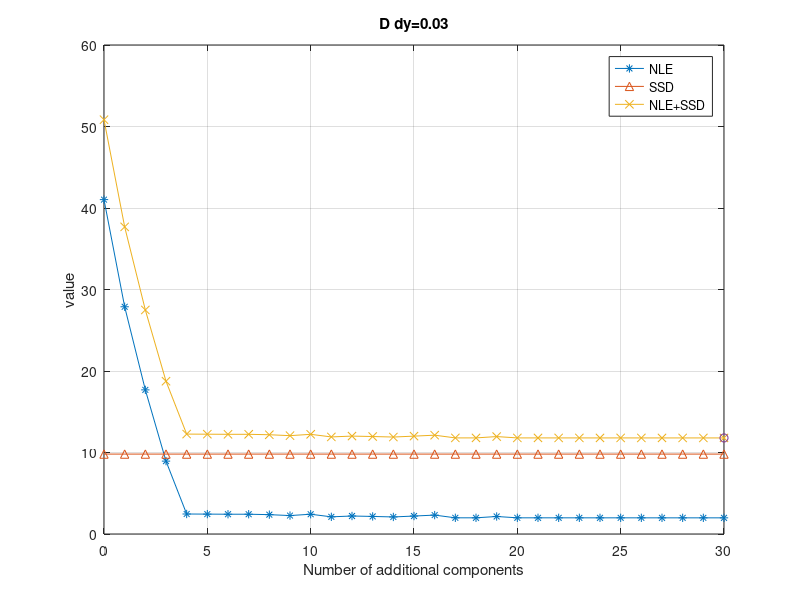
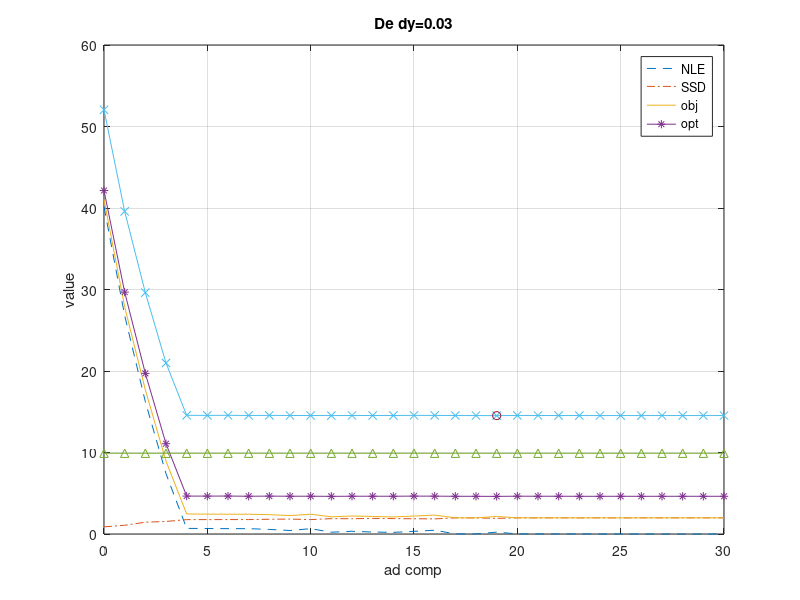
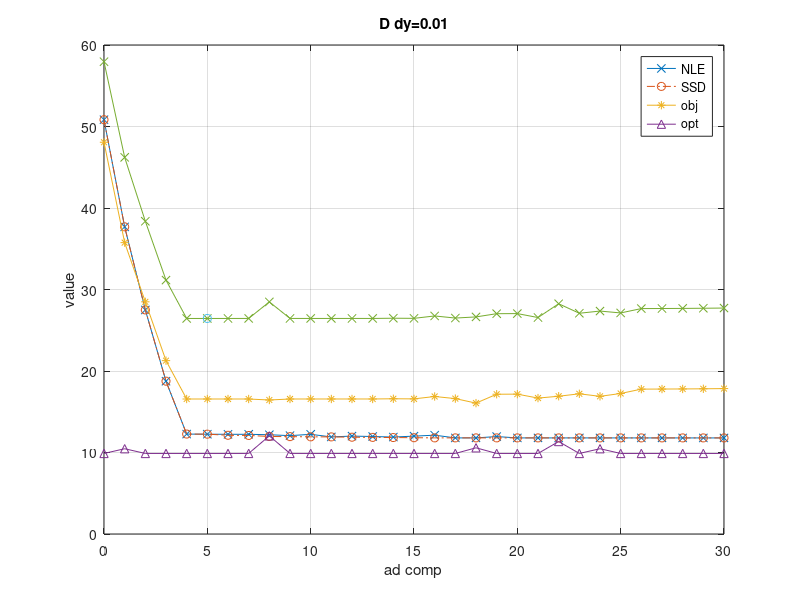
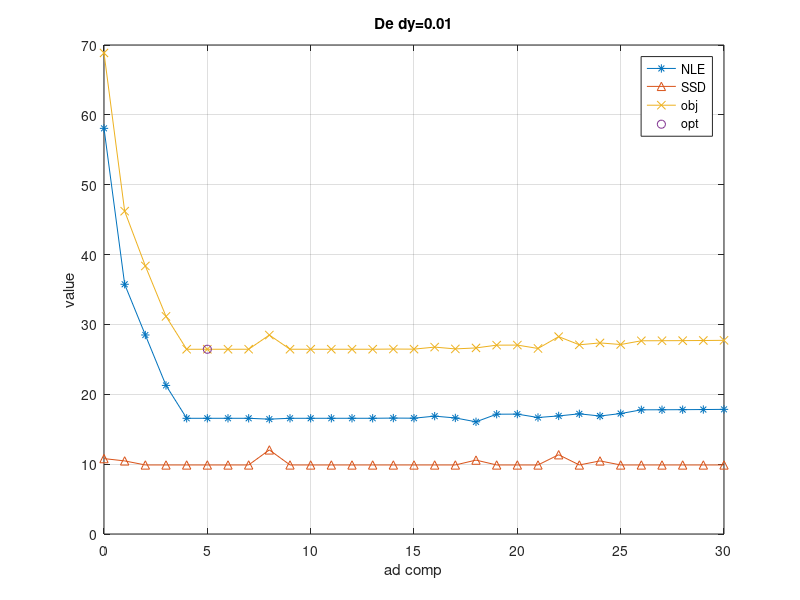

Write the MATLAB code that produced these figures, in order.
clear all
clc
%%

% load NLE_profile_descbase_local_D_dy0-01.mat
load SSD_NLE_opt_profile_D_dy0-03

[m,i] = min(obj);

disp('Model: D - dy = 0.03 p.u.')
disp('Model parametrization:')
structure(:,:,i)
display(['Number of adttional comp: ', num2str(i-1)]);
display(['obj: ', num2str(obj(i))]);
display(['SSD: ', num2str(SSD(i))]);
display(['NLE: ', num2str(NLE(i))]);

ind = [0:qfull];
figure(1)
plot(ind,NLE,'-*'), grid on, hold on
plot(ind,SSD,'-^'),
plot(ind,obj,'-x')
plot(i-1,obj(i),'o')
legend('NLE','SSD','NLE+SSD')
ylabel('value')
 %xlabel('Componentes adicionales del modelo')
 xlabel('Number of additional components')
 title('D dy=0.03')


figure(2)

plot(ind,NLE_sp,'--'), grid on, hold on
plot(ind,NLE_d,'-.'),
plot(ind,NLE,'-')
% plot(i-1,obj(i),'o')
legend('NLE_{sp}','NLE_d','NLE')
ylabel('valor')
xlabel('Componentes adicionales del modelo')


obj_opt = obj;
SSD_opt = SSD;
NLE_opt = NLE;

load NLE_profile_descbase_local_D_dy0-03
obj = [ 50.8376 obj];
ind = [0:qfull];
figure(3)
plot(ind,obj_opt,'-x'), grid on, hold on
plot(ind,obj,'-.o')
legend('v_{22}','v_{21}')
ylabel('valor')
xlabel('Componentes adicionales del modelo')
%%
load SSD_NLE_opt_profile_De_dy0-03


NLE = NLE_sp + NLE_d;
SSD = SSD_sp + SSD_d;
obj = NLE + SSD;

[m,i] = min(obj);

display('Model: De - dy = 0.03 p.u.')
display('Model parametrization:')
structure(:,:,i)
display(['Number of adttional comp: ', num2str(i-1)]);
display(['obj: ', num2str(obj(i))]);
display(['SSD: ', num2str(SSD(i))]);
display(['NLE: ', num2str(NLE(i))]);

ind = [0:qfull];
figure(2)
plot(ind,NLE,'-*'), grid on, hold on
plot(ind,SSD,'-^'),
plot(ind,obj,'-x')
plot(i-1,obj(i),'o')
legend('NLE','SSD','obj','opt')
ylabel('value')
xlabel('ad comp')
title('De dy=0.03')

%%
load SSD_NLE_opt_profile_D_dy0-01

NLE = NLE_sp + NLE_d;
SSD = SSD_sp + SSD_d;
obj = NLE + SSD;

[m,i] = min(obj);

display('Model: D - dy = 0.01 p.u.')
display('Model parametrization:')
structure(:,:,i)
display(['Number of adttional comp: ', num2str(i-1)]);
display(['obj: ', num2str(obj(i))]);
display(['SSD: ', num2str(SSD(i))]);
display(['NLE: ', num2str(NLE(i))]);

ind = [0:qfull];
figure(3)
plot(ind,NLE,'-*'), grid on, hold on
plot(ind,SSD,'-^'),
plot(ind,obj,'-x')
plot(i-1,obj(i),'o')
legend('NLE','SSD','obj','opt')
ylabel('value')
xlabel('ad comp')
title('D dy=0.01')

%%
load SSD_NLE_opt_profile_De_dy0-01


NLE = NLE_sp + NLE_d;
SSD = SSD_sp + SSD_d;
obj = NLE + SSD;

[m,i] = min(obj);

display('Model: De - dy = 0.01 p.u.')
display('Model parametrization:')
structure(:,:,i)
display(['Number of adttional comp: ', num2str(i-1)]);
display(['obj: ', num2str(obj(i))]);
display(['SSD: ', num2str(SSD(i))]);
display(['NLE: ', num2str(NLE(i))]);

ind = [0:qfull];
figure(4)
plot(ind,NLE,'-*'), grid on, hold on
plot(ind,SSD,'-^'),
plot(ind,obj,'-x')
plot(i-1,obj(i),'o')
legend('NLE','SSD','obj','opt')
ylabel('value')
xlabel('ad comp')
title('De dy=0.01')
